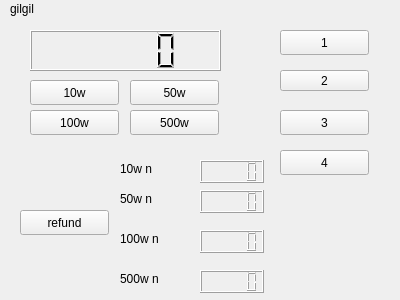
<?xml version="1.0" encoding="UTF-8"?>
<ui version="4.0">
 <class>Widget</class>
 <widget class="QWidget" name="Widget">
  <property name="geometry">
   <rect>
    <x>0</x>
    <y>0</y>
    <width>400</width>
    <height>300</height>
   </rect>
  </property>
  <property name="windowTitle">
   <string>Widget</string>
  </property>
  <widget class="QLabel" name="label">
   <property name="geometry">
    <rect>
     <x>10</x>
     <y>0</y>
     <width>67</width>
     <height>17</height>
    </rect>
   </property>
   <property name="text">
    <string>gilgil</string>
   </property>
  </widget>
  <widget class="QLCDNumber" name="lcdNumber">
   <property name="geometry">
    <rect>
     <x>30</x>
     <y>30</y>
     <width>191</width>
     <height>41</height>
    </rect>
   </property>
  </widget>
  <widget class="QPushButton" name="pb10">
   <property name="geometry">
    <rect>
     <x>30</x>
     <y>80</y>
     <width>89</width>
     <height>25</height>
    </rect>
   </property>
   <property name="text">
    <string>10w</string>
   </property>
  </widget>
  <widget class="QPushButton" name="pb50">
   <property name="geometry">
    <rect>
     <x>130</x>
     <y>80</y>
     <width>89</width>
     <height>25</height>
    </rect>
   </property>
   <property name="text">
    <string>50w</string>
   </property>
  </widget>
  <widget class="QPushButton" name="pb100">
   <property name="geometry">
    <rect>
     <x>30</x>
     <y>110</y>
     <width>89</width>
     <height>25</height>
    </rect>
   </property>
   <property name="text">
    <string>100w</string>
   </property>
  </widget>
  <widget class="QPushButton" name="pb500">
   <property name="geometry">
    <rect>
     <x>130</x>
     <y>110</y>
     <width>89</width>
     <height>25</height>
    </rect>
   </property>
   <property name="text">
    <string>500w</string>
   </property>
  </widget>
  <widget class="QPushButton" name="a1">
   <property name="geometry">
    <rect>
     <x>280</x>
     <y>30</y>
     <width>89</width>
     <height>25</height>
    </rect>
   </property>
   <property name="text">
    <string>1</string>
   </property>
  </widget>
  <widget class="QPushButton" name="a2">
   <property name="geometry">
    <rect>
     <x>280</x>
     <y>70</y>
     <width>89</width>
     <height>21</height>
    </rect>
   </property>
   <property name="text">
    <string>2</string>
   </property>
  </widget>
  <widget class="QPushButton" name="a3">
   <property name="geometry">
    <rect>
     <x>280</x>
     <y>110</y>
     <width>89</width>
     <height>25</height>
    </rect>
   </property>
   <property name="text">
    <string>3</string>
   </property>
  </widget>
  <widget class="QPushButton" name="a4">
   <property name="geometry">
    <rect>
     <x>280</x>
     <y>150</y>
     <width>89</width>
     <height>25</height>
    </rect>
   </property>
   <property name="text">
    <string>4</string>
   </property>
  </widget>
  <widget class="QPushButton" name="refund">
   <property name="geometry">
    <rect>
     <x>20</x>
     <y>210</y>
     <width>89</width>
     <height>25</height>
    </rect>
   </property>
   <property name="text">
    <string>refund</string>
   </property>
  </widget>
  <widget class="QLCDNumber" name="w10l">
   <property name="geometry">
    <rect>
     <x>200</x>
     <y>160</y>
     <width>64</width>
     <height>23</height>
    </rect>
   </property>
  </widget>
  <widget class="QLabel" name="w10">
   <property name="geometry">
    <rect>
     <x>120</x>
     <y>160</y>
     <width>67</width>
     <height>17</height>
    </rect>
   </property>
   <property name="text">
    <string>10w n</string>
   </property>
  </widget>
  <widget class="QLabel" name="w50">
   <property name="geometry">
    <rect>
     <x>120</x>
     <y>190</y>
     <width>67</width>
     <height>17</height>
    </rect>
   </property>
   <property name="text">
    <string>50w n</string>
   </property>
  </widget>
  <widget class="QLabel" name="w100">
   <property name="geometry">
    <rect>
     <x>120</x>
     <y>230</y>
     <width>67</width>
     <height>17</height>
    </rect>
   </property>
   <property name="text">
    <string>100w n</string>
   </property>
  </widget>
  <widget class="QLabel" name="w500">
   <property name="geometry">
    <rect>
     <x>120</x>
     <y>270</y>
     <width>67</width>
     <height>17</height>
    </rect>
   </property>
   <property name="text">
    <string>500w n</string>
   </property>
  </widget>
  <widget class="QLCDNumber" name="w50l">
   <property name="geometry">
    <rect>
     <x>200</x>
     <y>190</y>
     <width>64</width>
     <height>23</height>
    </rect>
   </property>
  </widget>
  <widget class="QLCDNumber" name="w100l">
   <property name="geometry">
    <rect>
     <x>200</x>
     <y>230</y>
     <width>64</width>
     <height>23</height>
    </rect>
   </property>
  </widget>
  <widget class="QLCDNumber" name="w500l">
   <property name="geometry">
    <rect>
     <x>200</x>
     <y>270</y>
     <width>64</width>
     <height>23</height>
    </rect>
   </property>
  </widget>
 </widget>
 <layoutdefault spacing="6" margin="11"/>
 <resources/>
 <connections/>
</ui>
